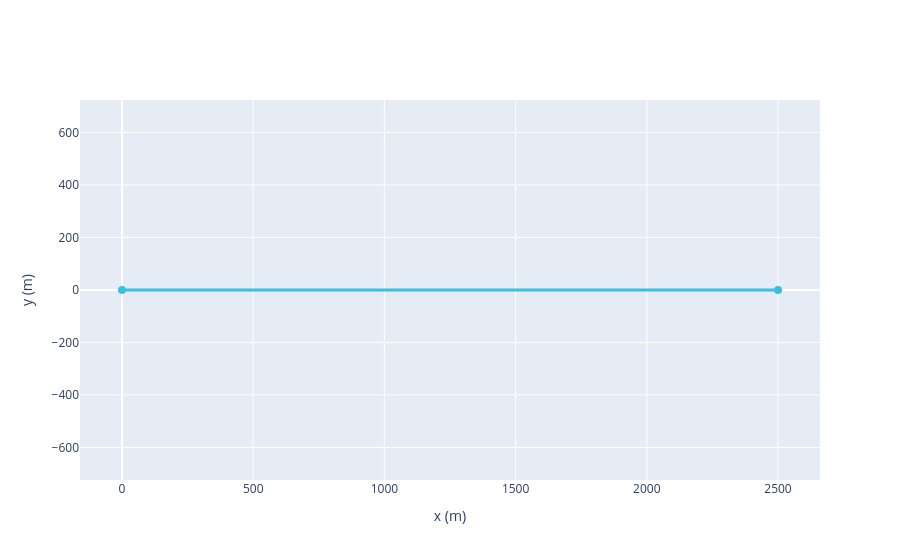

The cell this chart's notebook holds for it:
### Code cell
horizontal_base_case.plot_geometry();

### Figure 1 — Plotly figure (JSON) as saved in the notebook; plotly's stock layout.template omitted (floating-point values rounded to 4 significant figures)
{"data": [{"hoverinfo": "text", "hovertext": ["ID: 0<br>Label: N/A<br>Cross-section ID: 0<br>Thermal Coupling: N/A"], "line": {"color": "#39C0E0", "width": 3}, "marker": {"color": "#39C0E0", "size": 8}, "mode": "lines+markers", "name": "Production", "type": "scatter", "x": [0, 2500], "y": [0, 0]}], "layout": {"showlegend": false, "xaxis": {"scaleanchor": "y", "title": {"text": "x (m)"}}, "yaxis": {"scaleanchor": "x", "title": {"text": "y (m)"}}}}
